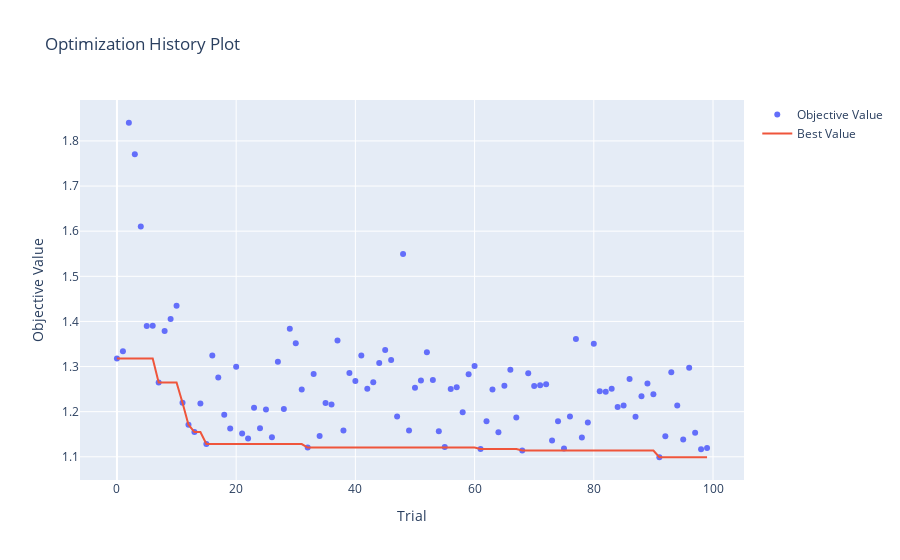

Notebook code for this chart:
### Markdown cell above
Nesse caderno decidimos usar a biblioteca `optuna` para realizar uma busca automatizada dos hiperparâmetros para nosso modelo de Árvore de decisão. Podemos perceber que estamos procurando os seguintes hiperparâmetros:
- `"min_samples_split"`: O número mínimo de amostras necessárias para que um nó possa ser dividido
- `"max_depth"`: A profundidade máxima que a árvore pode atingir.

### Code cell
def objective(trial):
    X = df.drop(columns=["band_gap", "material_id", "elements", "composition", "bandstructure", "fractions", "symmetry", "is_gap_direct", "ordering", "types_of_magnetic_species"])
    y = df["band_gap"]
    X_train, X_test, y_train, y_test = train_test_split(X, y, test_size=0.3)

    model =DecisionTreeRegressor(
        max_depth=trial.suggest_int("max_depth", 2, 20), #profundidade máxima
        min_samples_split=trial.suggest_int("min_samples_split", 2, 20), # número mínimo de amostras necessárias para que um nó possa ser dividido
    )

    model.fit(X_train, y_train)

    y_pred = model.predict(X_test)

    mse = mean_squared_error(y_test, y_pred)

    return mse

study = optuna.create_study(direction="minimize")
study.optimize(objective, n_trials=100)

optuna.visualization.plot_optimization_history(study)

### Figure 1 — Plotly figure (JSON) as saved in the notebook; plotly's stock layout.template omitted (floating-point values rounded to 4 significant figures)
{"data": [{"mode": "markers", "name": "Objective Value", "type": "scatter", "x": [0, 1, 2, 3, 4, 5, 6, 7, 8, 9, 10, 11, 12, 13, 14, 15, 16, 17, 18, 19, 20, 21, 22, 23, 24, 25, 26, 27, 28, 29, 30, 31, 32, 33, 34, 35, 36, 37, 38, 39, 40, 41, 42, 43, 44, 45, 46, 47, 48, 49, 50, 51, 52, 53, 54, 55, 56, 57, 58, 59, 60, 61, 62, 63, 64, 65, 66, 67, 68, 69, 70, 71, 72, 73, 74, 75, 76, 77, 78, 79, 80, 81, 82, 83, 84, 85, 86, 87, 88, 89, 90, 91, 92, 93, 94, 95, 96, 97, 98, 99], "y": [1.318, 1.334, 1.84, 1.77, 1.61, 1.39, 1.39, 1.265, 1.379, 1.405, 1.435, 1.22, 1.171, 1.155, 1.218, 1.128, 1.324, 1.276, 1.193, 1.163, 1.3, 1.152, 1.14, 1.209, 1.163, 1.205, 1.143, 1.311, 1.206, 1.384, 1.352, 1.249, 1.12, 1.283, 1.146, 1.219, 1.216, 1.358, 1.158, 1.286, 1.268, 1.324, 1.251, 1.265, 1.308, 1.336, 1.315, 1.189, 1.549, 1.158, 1.253, 1.269, 1.332, 1.27, 1.157, 1.122, 1.25, 1.254, 1.199, 1.283, 1.301, 1.117, 1.179, 1.249, 1.155, 1.257, 1.293, 1.187, 1.114, 1.285, 1.257, 1.259, 1.261, 1.136, 1.179, 1.118, 1.189, 1.361, 1.143, 1.176, 1.35, 1.246, 1.244, 1.251, 1.21, 1.214, 1.273, 1.189, 1.234, 1.262, 1.238, 1.099, 1.146, 1.288, 1.214, 1.138, 1.298, 1.153, 1.117, 1.119]}, {"mode": "lines", "name": "Best Value", "type": "scatter", "x": [0, 1, 2, 3, 4, 5, 6, 7, 8, 9, 10, 11, 12, 13, 14, 15, 16, 17, 18, 19, 20, 21, 22, 23, 24, 25, 26, 27, 28, 29, 30, 31, 32, 33, 34, 35, 36, 37, 38, 39, 40, 41, 42, 43, 44, 45, 46, 47, 48, 49, 50, 51, 52, 53, 54, 55, 56, 57, 58, 59, 60, 61, 62, 63, 64, 65, 66, 67, 68, 69, 70, 71, 72, 73, 74, 75, 76, 77, 78, 79, 80, 81, 82, 83, 84, 85, 86, 87, 88, 89, 90, 91, 92, 93, 94, 95, 96, 97, 98, 99], "y": [1.318, 1.318, 1.318, 1.318, 1.318, 1.318, 1.318, 1.265, 1.265, 1.265, 1.265, 1.22, 1.171, 1.155, 1.155, 1.128, 1.128, 1.128, 1.128, 1.128, 1.128, 1.128, 1.128, 1.128, 1.128, 1.128, 1.128, 1.128, 1.128, 1.128, 1.128, 1.128, 1.12, 1.12, 1.12, 1.12, 1.12, 1.12, 1.12, 1.12, 1.12, 1.12, 1.12, 1.12, 1.12, 1.12, 1.12, 1.12, 1.12, 1.12, 1.12, 1.12, 1.12, 1.12, 1.12, 1.12, 1.12, 1.12, 1.12, 1.12, 1.12, 1.117, 1.117, 1.117, 1.117, 1.117, 1.117, 1.117, 1.114, 1.114, 1.114, 1.114, 1.114, 1.114, 1.114, 1.114, 1.114, 1.114, 1.114, 1.114, 1.114, 1.114, 1.114, 1.114, 1.114, 1.114, 1.114, 1.114, 1.114, 1.114, 1.114, 1.099, 1.099, 1.099, 1.099, 1.099, 1.099, 1.099, 1.099, 1.099]}, {"marker": {"color": "#cccccc"}, "mode": "markers", "name": "Infeasible Trial", "showlegend": false, "type": "scatter", "x": [], "y": []}], "layout": {"title": {"text": "Optimization History Plot"}, "xaxis": {"title": {"text": "Trial"}}, "yaxis": {"title": {"text": "Objective Value"}}}}
